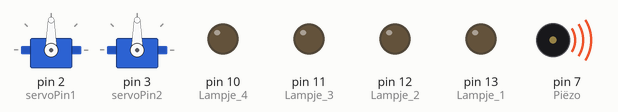
This sketch was run on a simulated Arduino Uno, built with avr-gcc and run on an emulated ATmega328P. On the bench: 2 × servo, output pins drawn as LEDs (lit = HIGH), buzzer (waves = sounding).

Above: at 0.05 s.
At 0.17 s:
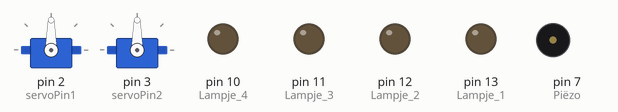
At 0.7 s:
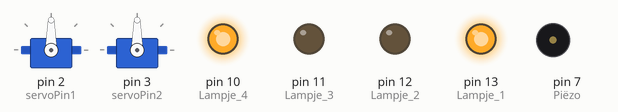
At 1.3 s:
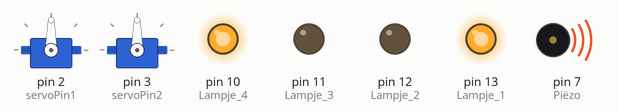
At 2.05 s:
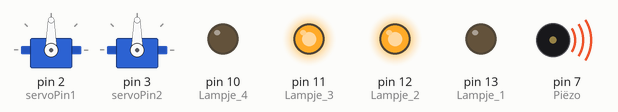
At 3.7 s:
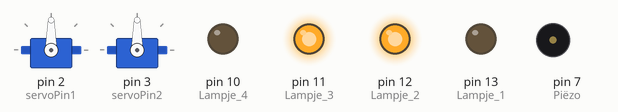
Timing chart, 0 to 4.6 s (numbered marks = the images above):
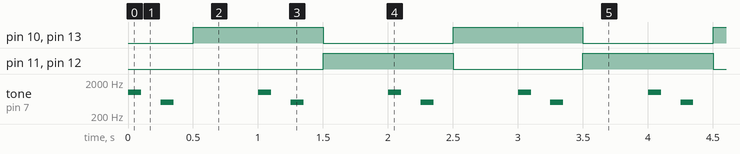

The sketch:

Spoorwegovergang.ino
```cpp
#include <Servo.h>
int servoPin1 = 2; //Servomotor 1.
Servo Servo1;
int servoPin2 = 3; //Servomotor 2.
Servo Servo2;

void setup() {
  // put your setup code here, to run once:
  pinMode(13, OUTPUT); //Lampje 1.
  pinMode(12, OUTPUT); //Lampje 2.
  pinMode(11, OUTPUT); //Lampje 3.
  pinMode(10, OUTPUT); //Lampje 4.
  pinMode(7, OUTPUT); //Piëzo.

  Servo1.attach(servoPin1);
  Servo2.attach(servoPin2);
}

  void firstLightOn(){
  digitalWrite(12, LOW);
  digitalWrite(13, HIGH);
  }

  void firstLightOff(){
  digitalWrite(13, LOW);
  digitalWrite(12, HIGH);
  }

  void secondLightOn(){
  digitalWrite(11, LOW);
  digitalWrite(10, HIGH);
  }

  void secondLightOff(){
  digitalWrite(10, LOW);
  digitalWrite(11, HIGH);
  }

  void firstTone(){
  //Speaker warnings!
  tone(7, 1000, 100);
  }

  void secondTone(){
  tone(7, 500, 100);
  }

  void barrierDown(){
  //Barrier goes up and down.
  Servo1.write(0);
    Servo2.write(0);
  }

  void barrierUp(){
    Servo1.write(90);
    Servo2.write(90);
  }
  void pause(int x){
  delay(x);
  }

void loop() {
 // put your main code here, to run repeatedly:
  firstTone();
  pause(250);
  secondTone();
  pause(250);
  firstLightOn();
  secondLightOn();
  pause(500);
  firstTone();
  pause(250);
  secondTone();
  pause(250);
  firstLightOff();
  secondLightOff();
  pause(500);
  barrierUp();
  //barrierDown();
}
```

Measured:
- by itself, pin 10 (Lampje_4), pin 11 (Lampje_3), pin 12 (Lampje_2), pin 13 (Lampje_1): alternates HIGH for 1.0 s and LOW for 1.0 s
- by itself, tone on pin 7 (Piëzo): repeats every 1.0 s: silent 0.15 s, 500 Hz 0.10 s, silent 0.65 s, 1000 Hz 0.10 s
